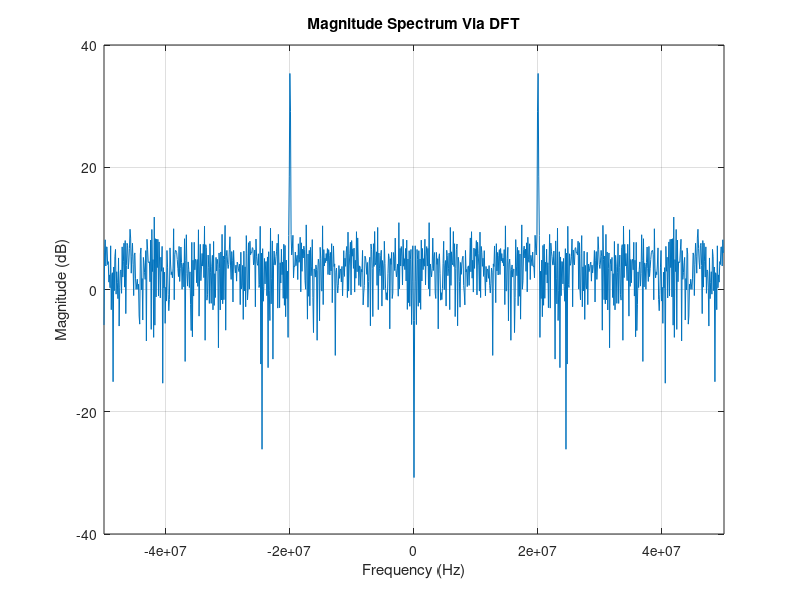
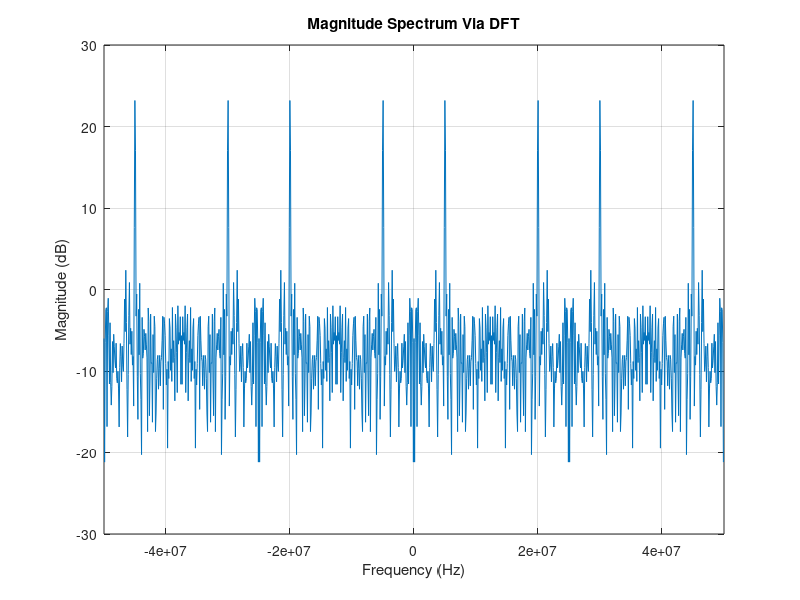
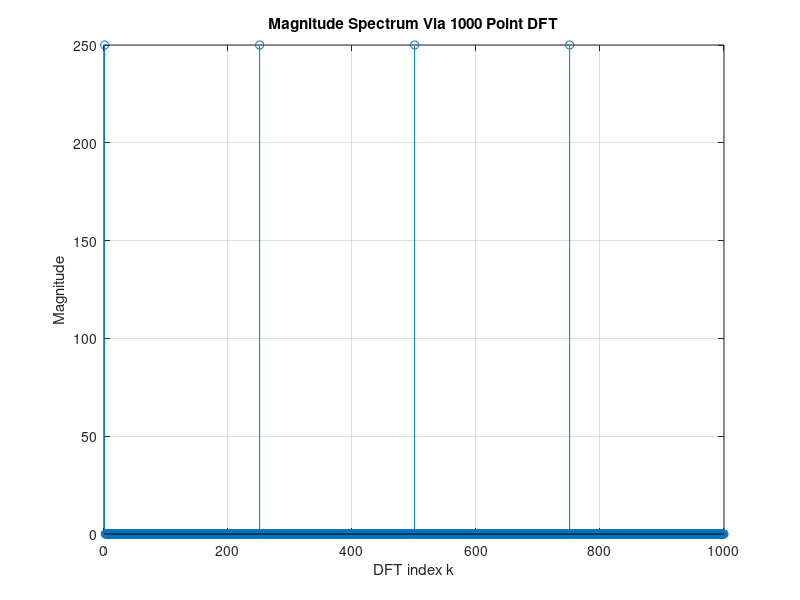

Write MATLAB code to recreate these figures, in order.
% Michael Lendino ECE310 DSP PSET 4 MATLAB 
clc;
clear all;
%% 2: Compute the straddle loss by evaluating the Dirichlet sinc at the frequency offset
%part c: see section title
fOrig = 10e3; 
fs = 50e3; 
%256 point DFT with bin frequencies as given, 
N = 256; 
k = [0:N-1]; 
wbin = 2*pi*k/N; 
kmax = round(fOrig/fs*N);
%need to take the smallest difference between the theoretical and actual
%bin frequency
fOff = min(abs(wbin - 2*pi*fOrig/fs));
%evaluating straddle loss at the dirichlet sinc
dirichlet = diric(fOff, 250);  
%expressing this as a decibal loss from the peak value of the dirichlet
%sinc
Loss = 20*log10(diric(0,250)) -  20*log10(dirichlet); 

%part d: employ hamming window and compute straddle loss
%returns 250 point symmetric hamming window
H = hamming(250); 
Hw = freqz(H, 1, [0 fOff]);
%compare the magnitude of the DTFT of the hamming window for some w' to the
%peak of the mainlobe at DC
HammingOneTwoTwoEl = 20*log10(abs(Hw(1))) - 20*log10(abs(Hw(2)));  

%part e: 250 samples replaced with 512 DFT recalculate both straddle losses
N2 = 512;
k2 = [0:N2-1]; 
wbin2 = 2*pi*k2/N2;
%same process and reasoning as above
fOff2 = min(abs(wbin2 - 2*pi*fOrig/fs)); 
dirichlet = diric(fOff2, 250); 
Loss2 = 20*log10(diric(0,250)) -  20*log10(dirichlet); %loss in dB

Hw2 = freqz(H, 1, [0 fOff2]);
%same loss even when increasing the size of the DFT
HammingOneTwoTwoEl2 = 20*log10(abs(Hw2(1))) - 20*log10(abs(Hw2(2))); 
%% 6: Create a sinewave corrupted by noise as follows
f = 20e6; 
A = 2; 
Fs = 100e6;
T = 1/Fs;
L = 1000;
t = (0:L-1)*T;
n = 1024;
f1 = (-n/2:n/2-1)*(Fs/n);
fx = (0:n-1)*(Fs/n);
%The sinewave is real, at 20MHz, with amplitude 2, reference phase 0 degrees 
%sampled at a rate 100MHz. It is corrupted by AWGN with variance 0.2.
y = A*sin(2*pi*f*t) + sqrt(0.2)*randn(size(t)); 
dB = 30;

%Chebyshev window of length 1000 with 30dB peak sidelobe level
window = chebwin(L,dB);
yChebWind = y.*window';
%block of 100 samples colected and 1024 DFT computed
yDFT = fft(yChebWind, n);
fshift = 20*log10(fftshift(yDFT));
figure('Name','Magnitude Spectrum','NumberTitle','off');
%Graph magnitude spectrum (in dB) with frequency from -fs/2 to fs/2 on a Hz
%scale determined from the DFT coefficients
plot(f1,fshift);
grid on;
title('Magnitude Spectrum Via DFT');
ylabel('Magnitude (dB)');
xlabel('Frequency (Hz)');
xlim([(-Fs/2) (Fs/2)]);

%% 7: x[n] is the original unwindowed datablock from problem 6, which in our case is y
%w0[n] is a subsampling function with support from 0 to 999 and within that
%range it is 1 for every 4th sample with an offset of 3 and 0 otherwise,
%i.e. w0[4m+3]=1
y = A*sin(2*pi*f*t) + sqrt(0.2)*randn(size(t)); 
s = 1000;
W = zeros(1000,1)';

for z = 0:249
        W(4*z+3) = 1;
end

xHat = W.*y;
xHatChebWind = xHat.*window';
%block of 100 samples colected and 1024 DFT computed
xHatDFT = fft(xHatChebWind, n);
fshift2 = 20*log10(abs(fftshift(xHatDFT)));
figure('Name','Magnitude Spectrum','NumberTitle','off');
%Graph magnitude spectrum (in dB) with frequency from -fs/2 to fs/2 on a Hz
%scale determined from the DFT coefficients
plot(f1,fshift2);
grid on;
title('Magnitude Spectrum Via DFT');
ylabel('Magnitude (dB)');
xlabel('Frequency (Hz)');
xlim([(-Fs/2) (Fs/2)]);
%I notice there are more peaks and the magnitude decreased about 12dB
%The peaks for this new DFT occur at -4.502e7, -2.998e7,
%-2.002e7, -4.98e6, 4.98e6, 2.002e7, 2.998e7, 4.502e7
%The old peaks were -2.002e7 and 2.002e7, so the pattern (?) is the new
%peaks are the old peaks convolved with the DFT of the window function,
%also you know the frequencies because the sampling frequency is 100e6Hz
%and by implementing this window function we are downsampling by 4, so we
%expect the new sampling frequency at 25kHz so aliasing would occur at
%+\-20e6 + n25e6, and if you were to write all of these out, they
%approximately match the values we got

%Compute and graph a stem plot of the magnitude of the 1000 point DFT of
%w0[n] on a linear scale, also plotted is a stem plot of w0[n] 

w0DFT = abs(fftshift(fft(W,1000)))';
%figure;
%stem(W)
%stem plot above is the stem plot of w0[n], uncomment for visual aid and
%thought triggering
figure('Name','Magnitude of 1000 point DFT of w0[n]','NumberTitle','off');
stem(w0DFT)  
grid on;
title('Magnitude Spectrum Via 1000 Point DFT');
ylabel('Magnitude');
xlabel('DFT index k');
%The DFT takes impulse trains to impulse trains, in this case the DFT maps
%the impulse train of w0[n] to the 1000 point DFT of the subsampling
%function, which is a train of deltas; The subsampling function is a train
%at 25MHz and when you're multiplying in time you're convolving with those
%frequencies so it makes sense you're only getting 0,250,500,750 as those
%are all less than 999














